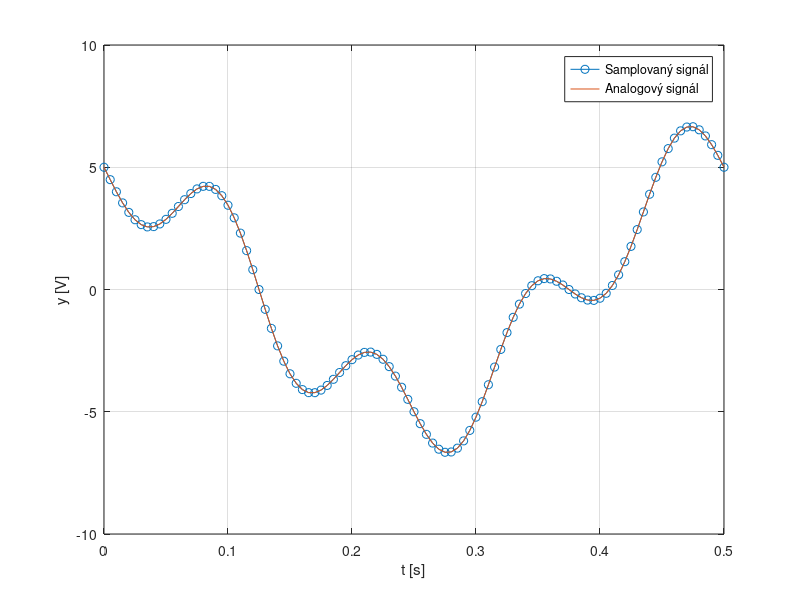
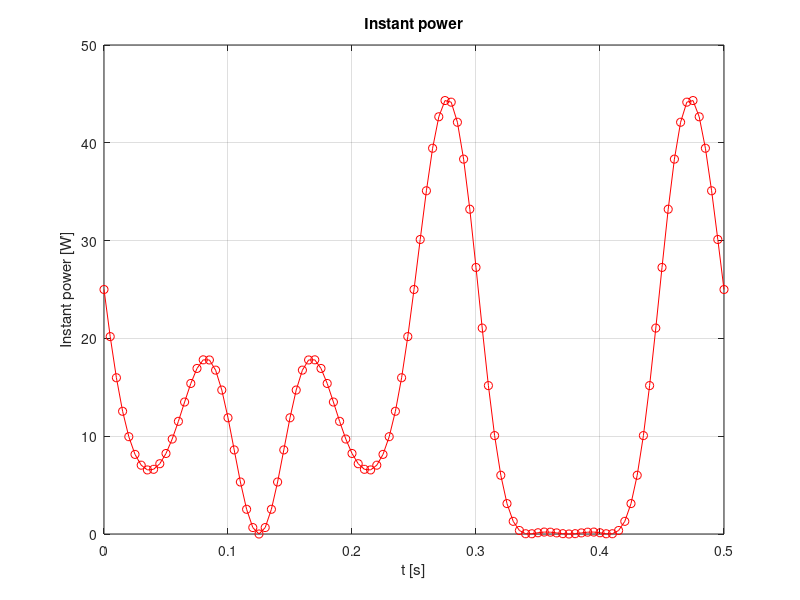

Reproduce these figures in MATLAB, in order.
clear all;
f1 = 2;
f2 = 8;
f_sampl = 200; 

om1 = 2*pi*f1;
om2 = 2*pi*f2;

t = 0:1/f_sampl:0.5;
y = 5*cos(om1*t)-2*sin(om2*t)

figure(1);
plot(t,y,'-o-')
hold on;
plot(t,y);
xlabel('t [s]');
ylabel('y [V]');
legend('Samplovaný signál','Analogový signál');
grid on;


N = f_sampl*0.5;

avg_alg = 1/N * sum(y);
rms_alg = sqrt(1/N * sum(y.^2));
%var_alg = 1/N*sum()
%std_alg =
median_alg = median(y);
immP_alg = y.^2;
meanP_alg =  1/N * sum(y.^2);
energy_alg = sum(y.^2);

avg_fnc = mean(y);
rms_fnc = rms(y);
%Tady nevim
%var_alg = 1/N*sum()
%std_alg =
median_fnc = median(y);
%Tady nevim
%energy_inc = integral(y.^2,0,0.5);



figure(2);
plot(t,immP_alg,'-o-','color','r');
xlabel('t [s]');
ylabel('Instant power [W]');
title('Instant power');
grid on;

%Dodělat tu export do tabulky
